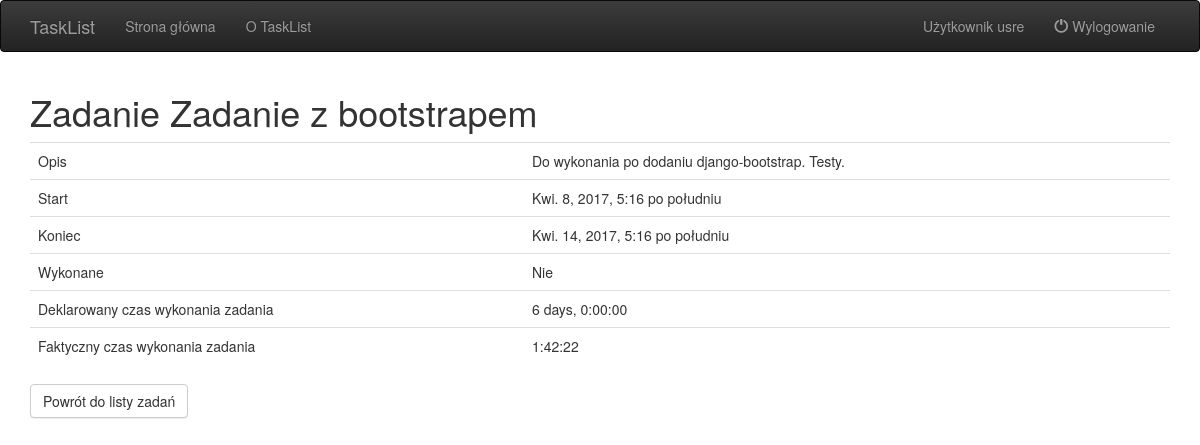
The app's page /task/details/10 (signed in), older data.
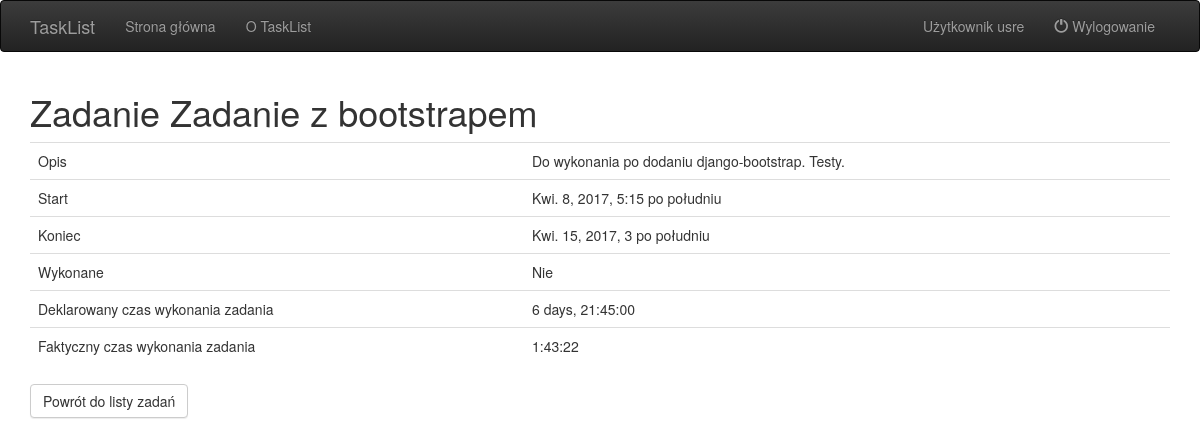
The same page, newer data.
### TaskList/models.py (models this page shows, shortened)
class Task(models.Model):
    user = models.ForeignKey(User)
    name = models.CharField(max_length=256)
    description = models.TextField(max_length=4000)
    start = models.DateTimeField(default=datetime.now)
    end = models.DateTimeField(default=datetime.now)
    done = models.BooleanField(default=False)
    def calculate_task_time(self):
        return self.end - self.start
    def calculate_real_task_time(self):
        if not self.done:
            return datetime.now(timezone.utc) - self.start
        return self.calculate_task_time()

### TaskList/views.py (the view)
# urls.py: url(r'^task/details/(?P<pk>\d+)$', views.TaskDetailsView.as_view(), name='task_details'),
@method_decorator(login_required, 'dispatch')
class TaskDetailsView(DetailView):
    template_name = "TaskList/task_details.html"
    model = Task
    def get_context_data(self, **kwargs):
        context = super(TaskDetailsView, self).get_context_data(**kwargs)
        context['user'] = self.request.user
        return context

### TaskList/AuthenticationBackend.py (called while the page is built)
    def get_user(self, user_id):
        try:
            return User.objects.get(pk=user_id)
        except User.DoesNotExist:
            return None

### TaskList/templates/TaskList/task_details.html (shortened to what this page needs)
{% extends "layout.html" %}
{% block content %}
<h1>Zadanie {{object.name}}</h1>
<table class="table">
    <tbody>
        <tr>
            <td>Opis</td><td>{{object.description}}</td>
        </tr>
        <tr>
            <td>Start</td><td>{{object.start}}</td>
        </tr>
        <tr>
            <td>Koniec</td><td>{{object.end}}</td>
        </tr>
        <tr>
            <td>Wykonane</td><td>{% if object.done %}Tak{% else %}Nie{% endif %}</td>
        </tr>
        <tr>
            <td>Deklarowany czas wykonania zadania</td><td>{{object.calculate_task_time}}</td>
        </tr>
        <tr>
            <td>Faktyczny czas wykonania zadania</td><td>{{object.calculate_real_task_time}}</td>
        </tr>
    </tbody>
</table>
<a class="btn btn-default" href="{% url 'task_list' %}">Powrót do listy zadań</a>
{% endblock %}

### TaskList/templates/layout.html (shortened to what this page needs)
<!DOCTYPE html>
<html>
<head>
    {% load staticfiles %}
    <link rel="stylesheet" href="{% static 'css/bootstrap-theme.min.css' %}" />
    <link rel="stylesheet" href="{% static 'css/bootstrap.min.css' %}" />
</head>
<body>
<nav class="navbar navbar-inverse navbar-fixed">
    <div class="container">
        <div class="navbar-header">
            {% if user.is_authenticated %}
            <a class="navbar-brand" href="/tasks">TaskList</a>
            {% else %}
            <a class="navbar-brand" href="/">TaskList</a>
            {% endif %}
        </div>
        <div id="navbar" class="collapse navbar-collapse">
            <ul class="nav navbar-nav">
                <li><a href="/">Strona główna</a></li>
                <li><a href="/about">O TaskList</a></li>
            </ul>
            {% if user.is_authenticated %}
            <ul class="nav navbar-nav navbar-right">
                <li><a href="/user">Użytkownik {{user}}</a></li>
                <li><a href="/logout"><span class="glyphicon glyphicon-off"></span>&nbsp;Wylogowanie</a></li>
            </ul>
            {% endif %}
        </div>
    </div>
</nav>
<div class="container">
    {% block content %}
    {% endblock content %}
</div>
</body>
</html>

Row changes from the older to the newer data that the page shows:
changed Task "Zadanie z bootstrapem": start "Kwi. 8, 2017, 5:16 po południu" → "Kwi. 8, 2017, 5:15 po południu"; end "Kwi. 14, 2017, 5:16 po południu" → "Kwi. 15, 2017, 3 po południu"; calculate_task_time "6 days, 0:00:00" → "6 days, 21:45:00"; calculate_real_task_time "1:42:22" → "1:43:22"
